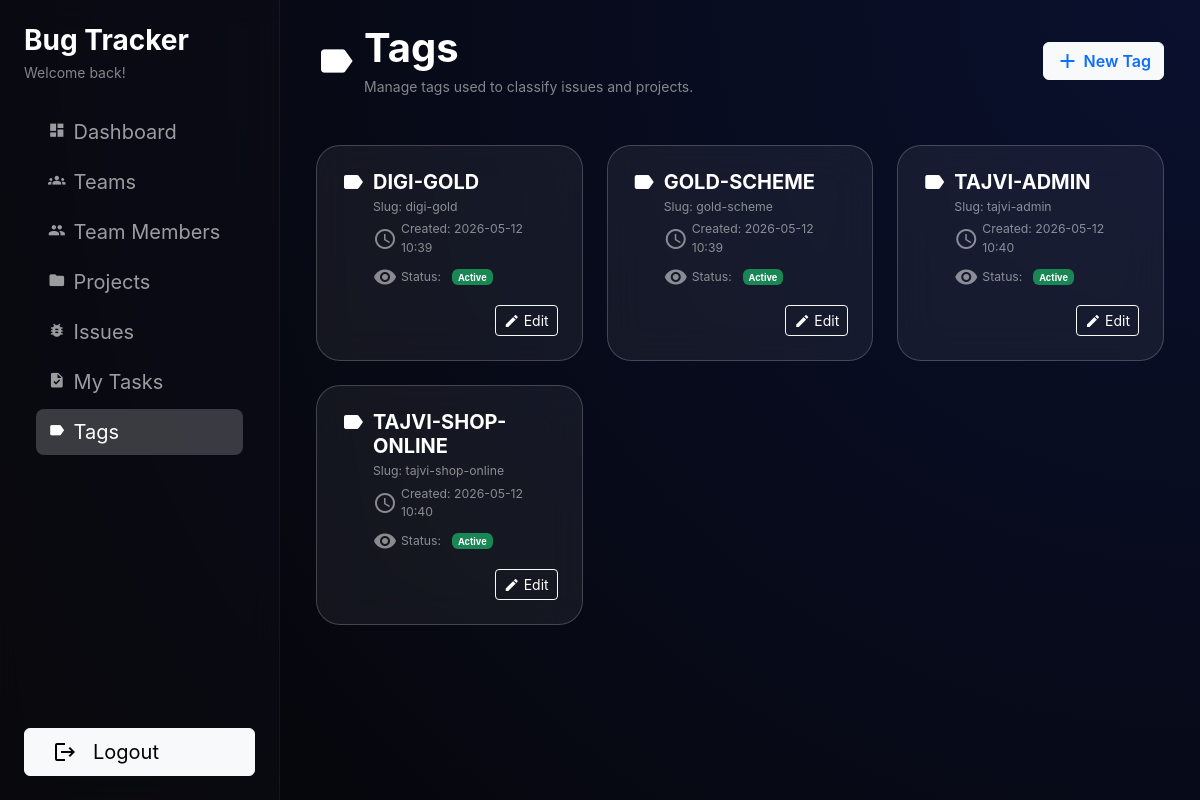
The app's page /tags/ (signed in) with its own data.
### issues/models.py (models this page shows, shortened)
class Tag(models.Model):
    name = models.CharField(max_length=100, unique=True)
    slug = models.SlugField(max_length=120, unique=True, blank=True)
    is_active = models.BooleanField(default=True)
    created_at = models.DateTimeField(auto_now_add=True)
    class Meta:
        ordering = ["name"]

### issues/views.py (the view)
# urls.py: path('tags/', TagListView.as_view(), name='tag_list'),
class TagListView(LoginRequiredMixin, View):
    def get(self, request):
        tags = Tag.objects.all()
        return render(request, "tags/tag_list.html", {"tags": tags})

### users/models.py (called while the page is built)
    def has_management_role(self):
        return self.role in getattr(settings, 'MANAGEMENT_ROLES', [])

### templates/tags/tag_list.html (shortened to what this page needs)
{% extends "users/index.html" %}
{% block nav_tags_active %}active{% endblock %}
{% block dashboard_content %}
{% block page_header %}
<div class="row mb-5">
    <div class="col d-flex align-items-center">
        <span class="material-icons text-white fs-1 me-2">label</span>
        <div>
            <h1 class="text-white fw-bold mb-1">Tags</h1>
            <p class="text-white-50 mb-0">Manage tags used to classify issues and projects.</p>
        </div>
    </div>
    <div class="col-auto d-flex align-items-center">
        <a href="{% url 'issues:tag_create' %}"
            class="btn btn-light text-primary fw-semibold d-flex align-items-center">
            <span class="material-icons me-1">add</span>
            New Tag
        </a>
    </div>
</div>
{% endblock %}
{% block content %}
<div class="row g-4">
    {% for tag in tags %}
        <div class="col-12 col-md-6 col-lg-4">
            <div class="glass-card p-4 h-100">
                <div class="d-flex align-items-start mb-2">
                    <div class="me-2">
                        <span class="material-icons text-white">label</span>
                    </div>
                    <div class="flex-grow-1">
                        <h5 class="fw-bold text-white mb-1">
                            {{ tag.name }}
                        </h5>
                        {% if tag.slug %}
                            <p class="text-white-50 mb-1 small">Slug: {{ tag.slug }}</p>
                        {% endif %}
                        <small class="text-white-50 d-flex align-items-center mb-2">
                            <span class="material-icons small me-1">schedule</span>
                            Created: {{ tag.created_at|date:"Y-m-d H:i" }}
                        </small>
                        <small class="text-white-50 d-flex align-items-center">
                            <span class="material-icons small me-1">visibility</span>
                            Status:
                            {% if tag.is_active %}
                                &nbsp;<span class="badge bg-success ms-1">Active</span>
                            {% else %}
                                &nbsp;<span class="badge bg-secondary ms-1">Inactive</span>
                            {% endif %}
                        </small>
                    </div>
                </div>
                <div class="d-flex justify-content-end gap-2 mt-3">
                        <a href="{% url 'issues:tag_edit' tag.pk %}"
                           class="btn btn-sm btn-outline-light text-white d-flex align-items-center">
                            <span class="material-icons me-1" style="font-size:16px;">edit</span>
                            Edit
                        </a>
                </div>
            </div>
        </div>
    {% endfor %}
</div>
{% endblock %}
{% endblock %}

### templates/users/index.html (style rules this page uses)
:root { --glass-bg: rgba(255, 255, 255, 0.06); --sidebar-width: 280px; }
body { font-family: 'Inter', 'Google Sans', sans-serif; background: radial-gradient(circle at top right, #0a102e 0%, #050505 100%); min-height: 100vh; font-size: 0.875rem; color: rgba(255, 255, 255, 0.9); }
.glass-card { background: var(--glass-bg); backdrop-filter: blur(20px); border-radius: 24px; border: 1px solid rgba(255,255,255,0.2); }

### records on screen
Tag: name "DIGI-GOLD", slug "digi-gold", created_at "2026-05-12 10:39", is_active "Active"
Tag: name "GOLD-SCHEME", slug "gold-scheme", created_at "2026-05-12 10:39", is_active "Active"
Tag: name "TAJVI-ADMIN", slug "tajvi-admin", created_at "2026-05-12 10:40", is_active "Active"
Tag: name "TAJVI-SHOP-ONLINE", slug "tajvi-shop-online", created_at "2026-05-12 10:40", is_active "Active"
